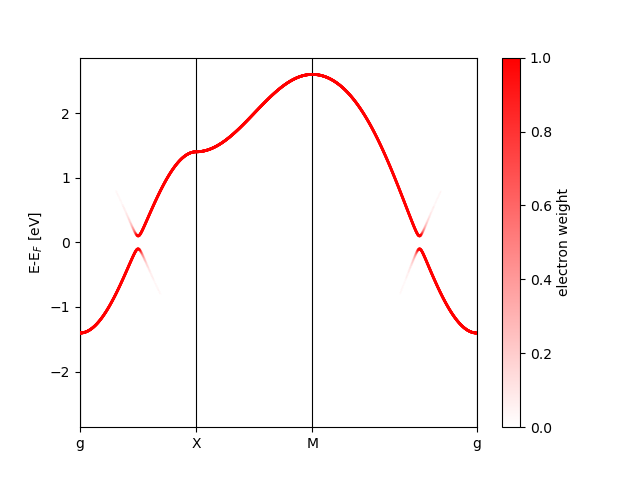

Generate this figure with Python:
import numpy as np
import matplotlib.pyplot as plt
from matplotlib import colors

c="red"
cmap = colors.LinearSegmentedColormap.from_list("incr_alpha", [(0, (*colors.to_rgb(c),0)), (1, c)])
dat=np.loadtxt("highs_plot_sc.dat")
fig,ax =plt.subplots()
im=ax.scatter(dat[:,0],dat[:,1],c=dat[:,2],s=1.0,edgecolor=None,cmap=cmap,vmin=0.0,vmax=1.0,zorder=10)
ax.set_xlim(np.amin(dat[:,0]),np.amax(dat[:,0]))
ax.set_xticks([
  0.00000000E+00,
  0.31415927E+01,
  0.62831853E+01,
  0.10726068E+02,
])
ax.set_xticklabels([
'g', 
'X', 
'M', 
'g', 
])
ax.set_ylabel(r"E-E$_F$ [eV]")
ax.grid(axis="x",color="black",zorder=1)
cbar=plt.colorbar(im,ax=ax)
cbar.set_label("electron weight")
plt.show()
fig.savefig("highs_plot_sc.png")
